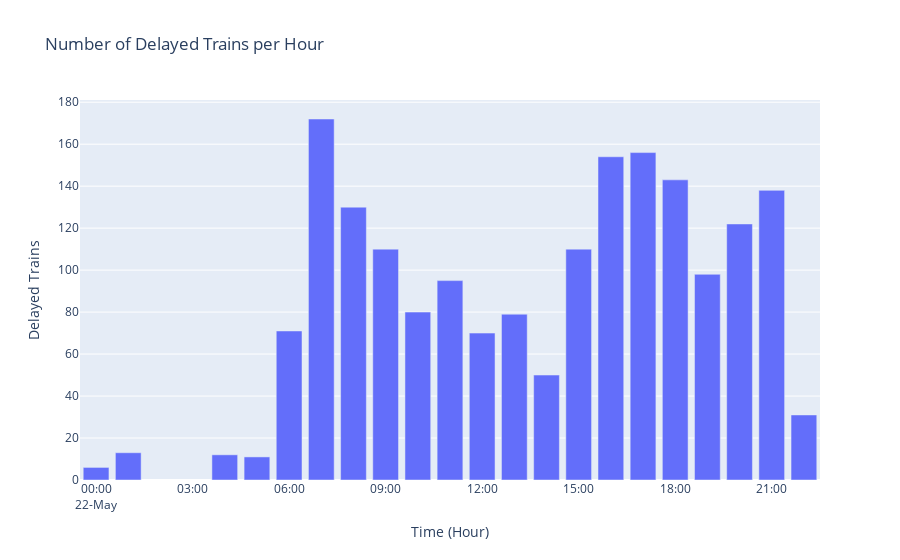

Notebook code cell kept with this figure:
### Code cell
# Convert to datetime
df['TimeAtLocation'] = pd.to_datetime(df['TimeAtLocation'])

# Calculate delay in minutes
df['DelayMinutes'] = (df['TimeAtLocation'] - df['AdvertisedTimeAtLocation']).dt.total_seconds() / 60

# Filter delayed trains only (delay > 10)
delayed = df[df['DelayMinutes'] > 10].copy()

# Round delay time to the hour for grouping
delayed['Hour'] = delayed['AdvertisedTimeAtLocation'].dt.floor('h')

# Count delayed trains per hour
delay_counts = delayed.groupby('Hour').size().reset_index(name='DelayedTrainsCount')

import plotly.express as px

fig = px.bar(delay_counts,
             x='Hour',
             y='DelayedTrainsCount',
             title="Number of Delayed Trains per Hour",
             labels={"Hour": "Time (Hour)", "DelayedTrainsCount": "Delayed Trains"})

fig.update_layout(xaxis_tickformat='%H:%M\n%d-%b')

fig.show()

### Figure 1 — Plotly figure (JSON) as saved in the notebook; plotly's stock layout.template omitted (floating-point values rounded to 4 significant figures)
{"data": [{"hovertemplate": "Time (Hour)=%{x}<br>Delayed Trains=%{y}<extra></extra>", "legendgroup": "", "marker": {"color": "#636efa", "pattern": {"shape": ""}}, "name": "", "orientation": "v", "showlegend": false, "textposition": "auto", "type": "bar", "x": ["2025-05-22T00:00:00.000000000", "2025-05-22T01:00:00.000000000", "2025-05-22T04:00:00.000000000", "2025-05-22T05:00:00.000000000", "2025-05-22T06:00:00.000000000", "2025-05-22T07:00:00.000000000", "2025-05-22T08:00:00.000000000", "2025-05-22T09:00:00.000000000", "2025-05-22T10:00:00.000000000", "2025-05-22T11:00:00.000000000", "2025-05-22T12:00:00.000000000", "2025-05-22T13:00:00.000000000", "2025-05-22T14:00:00.000000000", "2025-05-22T15:00:00.000000000", "2025-05-22T16:00:00.000000000", "2025-05-22T17:00:00.000000000", "2025-05-22T18:00:00.000000000", "2025-05-22T19:00:00.000000000", "2025-05-22T20:00:00.000000000", "2025-05-22T21:00:00.000000000", "2025-05-22T22:00:00.000000000"], "xaxis": "x", "y": [6, 13, 12, 11, 71, 172, 130, 110, 80, 95, 70, 79, 50, 110, 154, 156, 143, 98, 122, 138, 31], "yaxis": "y"}], "layout": {"barmode": "relative", "legend": {"tracegroupgap": 0}, "title": {"text": "Number of Delayed Trains per Hour"}, "xaxis": {"anchor": "y", "domain": [0, 1], "tickformat": "%H:%M\n%d-%b", "title": {"text": "Time (Hour)"}}, "yaxis": {"anchor": "x", "domain": [0, 1], "title": {"text": "Delayed Trains"}}}}
